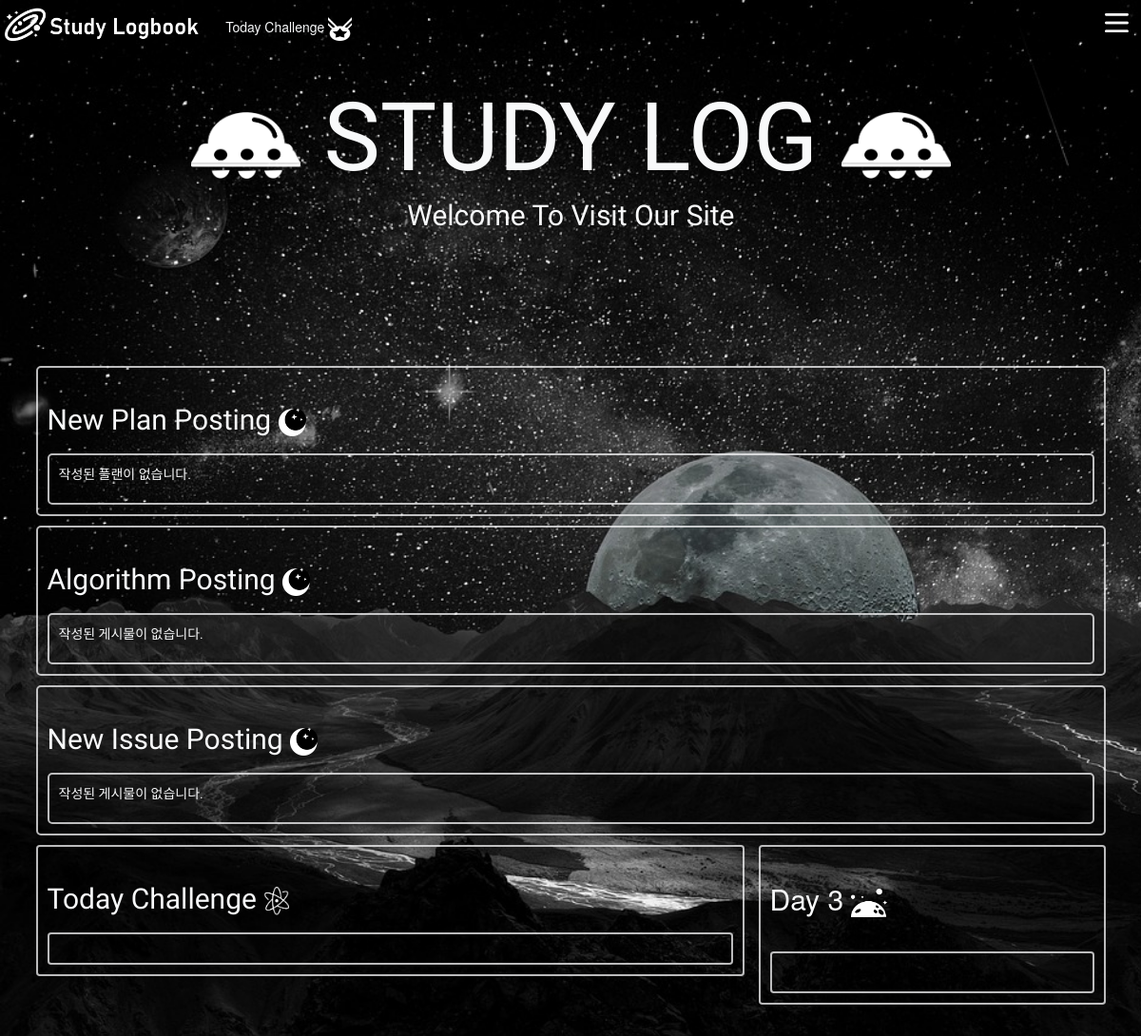
Page /main/ on the earlier database version.
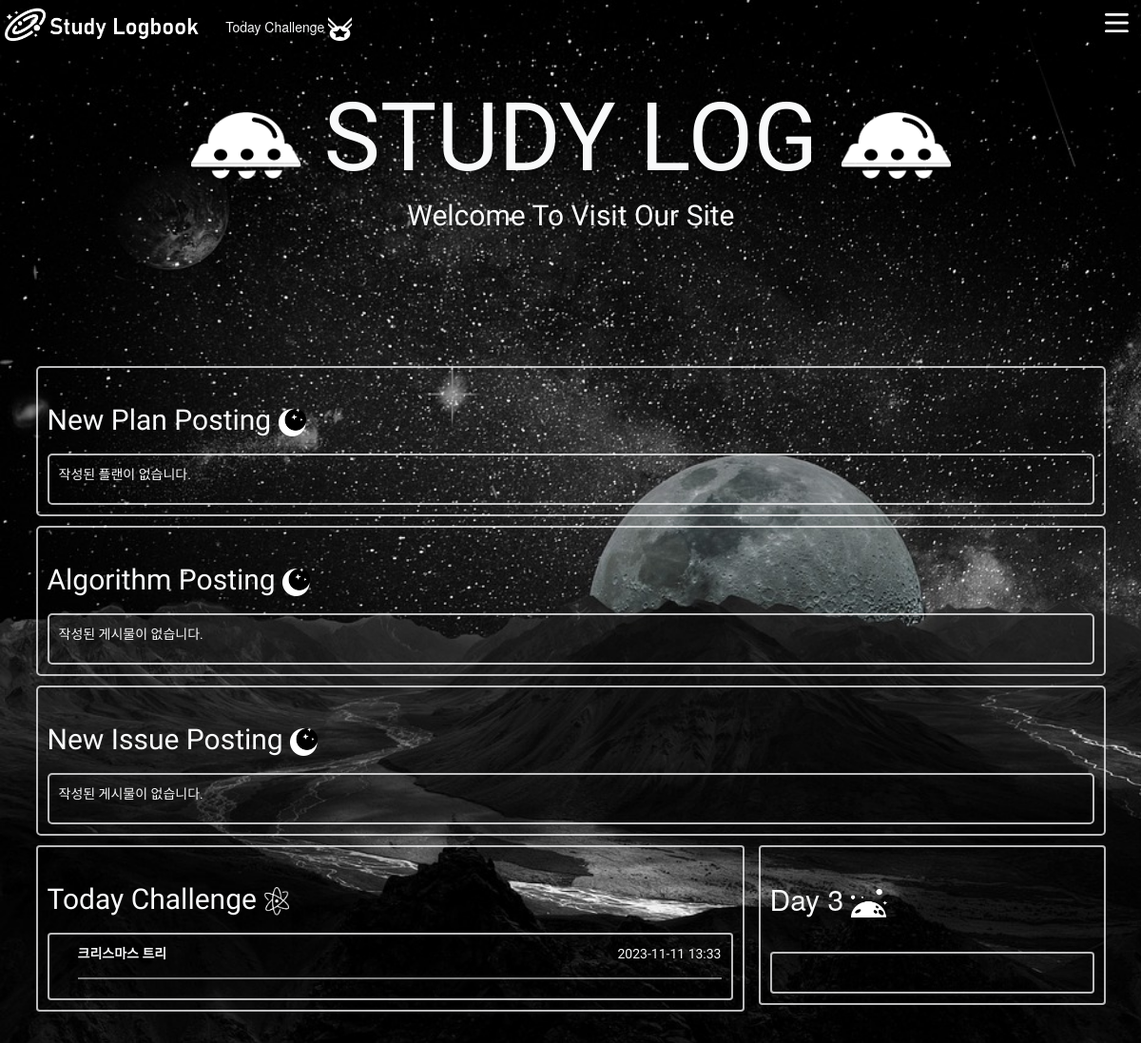
Same page on the later database version.
### challenges/models.py (models this page shows)
class Challenge(models.Model):
    title = models.CharField(max_length=20)
    problem = models.IntegerField()
    created_at = models.DateTimeField(auto_now_add=True)
    is_today = models.BooleanField(default=False)
    rank = models.CharField(max_length=5)

### main/views.py (the view)
# urls.py: path('', views.index, name='index'),
def index(request):
    mains = Main.objects.all()
    plans = Plan.objects.all()
    challenges = Challenge.objects.all()
    issues = Issue.objects.all()
    algorithms = Algorithm.objects.all()
    now = datetime.now()
    today_challenge = []
    for challenge in challenges:
        if challenge.created_at.date() == now.date():
            today_challenge.append(challenge)
    context = {
        'mains': mains,
        'plans': plans,
        'challenges' : today_challenge,
        'issues' : issues,
        'algorithms' : algorithms,
    }
    return render(request, 'main/index.html', context)

### main/templates/main/index.html (shortened to what this page needs)
{% extends "base.html" %}
{% block css %}
  <link rel="stylesheet" href="https://maxcdn.bootstrapcdn.com/bootstrap/3.3.2/css/bootstrap.min.css">
{% endblock css %}
{% block content %}
{% load static %}
<html lang="en">
<head>
  <article class='container my-5'>
    <div class='callout '>
      <div class="border border-0 py-5" style="height:300px">
        <h1 class="font_style text-light mx-3 mt-3 animate__animated animate__bounceInRight">
          <img src="{% static "planet4.png" %}" alt="moon" height="70px">
          STUDY LOG
          <img src="{% static "planet4.png" %}" alt="moon" height="70px">
        </h1>
          <h3 class='font_sub_style text-light m-3 animate__animated animate__bounceInRight animate__delay-1s'>Welcome To Visit Our Site</h3>
      </div>
    </div>
  </article>
</head>
<body>
<div class='container'>
  <div class='row'>
      <div class-'col-12'>
        <div class="border border-2 border-light rounded-3 p-2 my-2 border-opacity-75 " >
          <h2 class="mx-2 font card-title lh-lg text-light"> New Plan Posting <img src="{% static "planet8.png" %}" height='30px' alt=""></h2>
          <div class="border border-2 border-light rounded-3 p-3 m-2 border-opacity-75 ">
            <div class='text-light font'>
              {% if plans|length == 0%}
                <td class='' colspan='5'>
                  <p class=' text-light'>작성된 플랜이 없습니다.</p></td>
              {% endif %}
            </div>
          </div>
        </div>
      </div>
      <div class-'col-12'>
        <div class="border border-2 border-light rounded-3 p-2 my-2 border-opacity-75 " >
          <h2 class="mx-2 font card-title lh-lg text-light"> Algorithm Posting <img src="{% static "planet8.png" %}" height='30px' alt=""></h2>
          <div class="border border-2 border-light rounded-3 p-3 m-2 border-opacity-75 ">
            <div class='text-light font'>
              {% if algorithms|length == 0 %}
                <td class='' colspan='5'>
                  <p class=' text-light'>작성된 게시물이 없습니다.</p></td>
              {% endif %}
            </div>
          </div>
        </div>
      </div>
      <div class-'col-12'>
        <div class="border border-2 border-light rounded-3 p-2 my-2 border-opacity-75 " >
          <h2 class="mx-2 font card-title lh-lg text-light"> New Issue Posting <img src="{% static "planet8.png" %}" height='30px' alt=""></h2>
          <div class="border border-2 border-light rounded-3 p-3 m-2 border-opacity-75 ">
            <div class='text-light font'>
              {% if plans|length == 0%}
                <td class='' colspan='5'>
                  <p class=' text-light'>작성된 게시물이 없습니다.</p></td>
              {% endif %}
            </div>
          </div>
        </div>
      </div>
  </div>
  <div class='row'>
    <div class='col-8'>
      <div class="border border-2 border-light rounded p-2 my-2 border-opacity-75 " >
        <h2 class="mx-2 font card-title lh-lg text-light">Today Challenge <img src="{% static "planet2.png" %}" height='30px' alt=""></h2>
          <div class="border border-2 border-light rounded p-3 m-2 border-opacity-75 ">
            <div class='text-light font'>
              <ol class="">
                {% for challenge in challenges %}
                    <a href="{% url 'challenges:index'%}">
                      <div class = 'd-flex justify-content-between align-items-center'>
                        <p class=' text-light fw-bold'>{{ challenge.title }}</p>
                        <p class='text-light'>{{ challenge.created_at | date:"Y-m-d H:i"}}</p>
                      </div>
                      <hr class="my-2 border border-light border-1 opacity-50">
                    </a>
                {% endfor %}
              </ol>
            </div>
          </div>
      </div>
    </div>
    <div class='col-4'>
      <div class="border border-2 border-light rounded p-2 my-2 border-opacity-75 ">
        <h2 class="mx-2 card-title lh-lg text-light">Day 3 <img src="{% static "planet9.png" %}" height='30px' alt=""></h2>
        <br>
          <div class="border border-2 border-light rounded p-3 m-2 border-opacity-75">
          <br>
          </div>
      </div>
    </div>
  </div>
{% endblock content %}

### templates/base.html (shortened to what this page needs)
{% load static %}
<!DOCTYPE html>
<html lang="en">
<head>
    <link rel="stylesheet" href="https://cdnjs.cloudflare.com/ajax/libs/animate.css/4.1.1/animate.min.css">
    <link href="https://cdn.jsdelivr.net/npm/bootstrap@5.3.2/dist/css/bootstrap.min.css" rel="stylesheet">
    {% block css %}{% endblock css %}
    <link rel="stylesheet" href="{% static "style.css" %}">
    <div class="container-fluid">
      <div class="mt-2 fixed-top">
        <div class="d-flex flex-column flex-items-center p-responsive height-full position-relative z-1">
          <div class="d-flex justify-content-between">
            <div>
              <a class="text-light p-2 fw-bold" style="text-decoration:none" href={% url "main:index" %}>
                <img src="{% static "main_logo.png" %}"  alt="logo.png" width="auto" height="50"></a>
              <a class="text-light p-2" style="text-decoration:none" href="{% url "challenges:index" %}" >Today Challenge
                <img src={% static "logo_medal.png" %} alt="logo_medal.png" width="25" height="25">
              </a>
            </div>
            <div>
              <a class="btn logo" data-bs-toggle="offcanvas" href="#offcanvasExample" role="button" aria-controls="offcanvasExample">
                <img src="{% static "toggle.png" %}" alt="toggle" width="25" height="20">
              </a>
            </div>
          </div>
        </div>
      </div>
      </div>
  </head>
<body>
      <br>
      <div >
        <div class='m-5'>
          {% block content %}
          {% endblock content %}
        </div>
        </div>
  </body>
</html>

### static/style.css (style rules this page uses)
.container { display : flex; flex-direction: column; }
a,a:link { cursor: url(test_mouse.png) 2 2, auto; }
body { min-height: 100vh; background :url('background3.jpg') ; background-size : cover; cursor: url(test_mouse.png) 2 2, auto; }
.callout { grid-area: callout; align-self: center; justify-self: center; text-align: center; }
.font_style { font-family: 'Russo One', sans-serif; font-size: 100px; }
.font_sub_style { font-family: 'Russo One', sans-serif; font-size: 30px; }

### main/templates/main/index.html (style rules this page uses)
.font { font-family: 'Gowun Dodum', sans-serif; }

Differences in the rows shown:
added Challenge: title "크리스마스 트리", created_at "2023-11-11 13:33"
